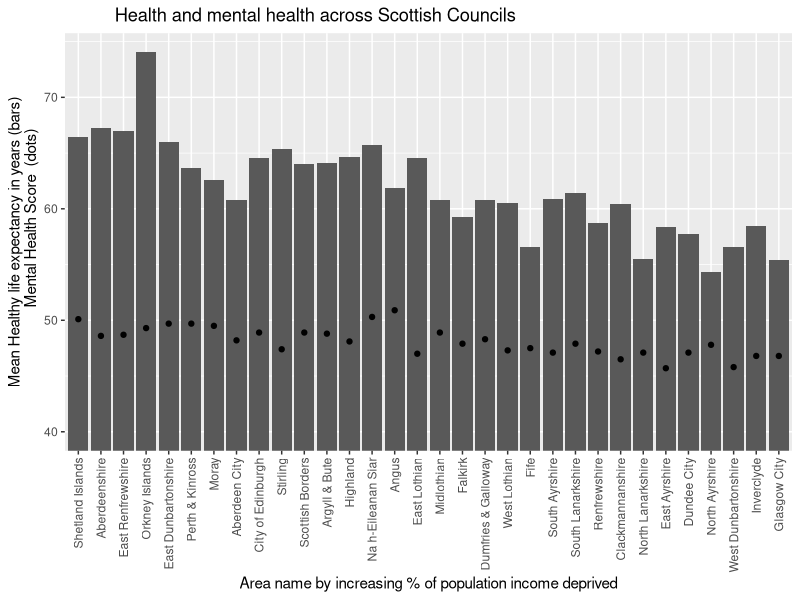
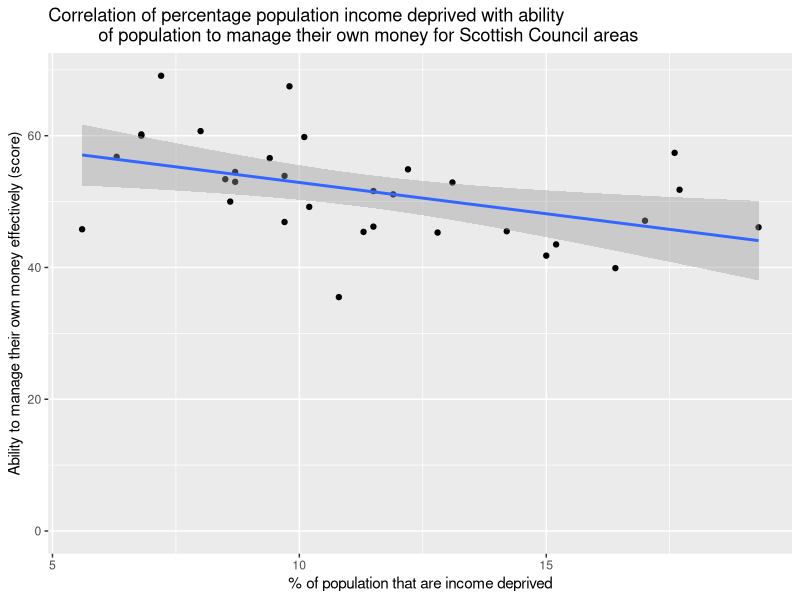

Source code (R) for these figures, in order:
## ---- chunk 1
knitr::opts_chunk$set(echo = TRUE)
## ---- chunk 2
install.packages(tidyverse)
library(tidyverse)
library(readr)
library(tidyr)
library(dplyr)
library(ggplot2)
## ---- chunk 3
Data <- read_csv("ScotPHO_data.csv")
glimpse(Data) 

## ---- chunk 4
hle <- Data %>% 
  filter(grepl('Healthy', indicator)) %>% 
  select(area_code,area_name,indicator,measure,upper_confidence_interval,lower_confidence_interval) %>% 
  rename(sex = indicator,
        hle = measure) %>% 
  mutate(sex = gsub('Healthy life expectancy, females','0', sex,)) %>% 
  mutate(sex = gsub('Healthy life expectancy, males','1', sex,))    
    
head(hle)
glimpse(hle)
## ---- chunk 5
mean_hle <- hle %>% 
  group_by(area_code) %>% 
  mutate(mean_hle = mean(hle)) 
  select
## ---- chunk 6
mean_hle1 <- mean_hle %>% 
  filter(sex != 1) %>% 
  select(area_code, area_name, mean_hle)

head(mean_hle1)

## ---- chunk 7

pid <- Data  %>%  
  drop_na()

pid <- pid %>% 
  select(area_code,numerator,measure) %>% 
  rename(population = numerator,
        pid = measure) 
    
## ---- chunk 8
mental <- Data %>% 
  filter(grepl('Mental', indicator)) %>% 
  select(area_code,measure) %>% 
  rename(mental_score = measure)
         
## ---- chunk 9
finance <- Data %>% 
  filter(grepl('Households', indicator)) %>% 
  select(area_code,measure) %>% 
  rename(finance = measure)

## ---- chunk 10
data_final <- inner_join(mean_hle1, pid, by = 'area_code')

data_final <- inner_join(data_final, mental, by = 'area_code') 

data_final <- inner_join(data_final, finance, by = 'area_code') 
  
## ---- chunk 11
data_final %>% 
  ggplot() +
  geom_col(aes(x = reorder(area_name, pid), y = mean_hle)) +
  geom_point(aes(x=area_name, y = mental_score)) +
  coord_cartesian(ylim = c(40, NA)) +
  ggtitle("          Health and mental health across Scottish Councils") +
  labs(x="Area name by increasing % of population income deprived", 
       y = "Mean Healthy life expectancy in years (bars)
            Mental Health Score  (dots)") + 
  theme(axis.text.x = element_text(angle = 90, vjust = 0.5, hjust=1))
 
  
## ---- chunk 12
  data_final %>% 
  ggplot(aes(x = pid, y = finance)) +
  geom_point() +
  geom_smooth(method = lm) +
  ggtitle("Correlation of percentage population income deprived with ability 
          of population to manage their own money for Scottish Council areas") +
  labs(x="% of population that are income deprived", 
       y = "Ability to manage their own money effectively (score)") + 
  coord_cartesian(ylim = c(0, NA)) 
## ---- chunk 13

